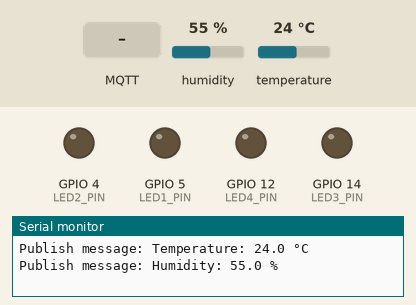
The sketch below on a simulated ESP8266 (NodeMCU). On the bench: output pins drawn as LEDs (lit = HIGH), the last lines printed to the serial monitor. The inputs (shaded band) are chosen by the test bench; at power-on: humidity 55 %, temperature 24 °C. No MQTT or app messages arrive unless stated.

Above: at 2.3 s.
2.4 s: MQTT message "0" arrives on the first subscribed topic
At 3.6 s:
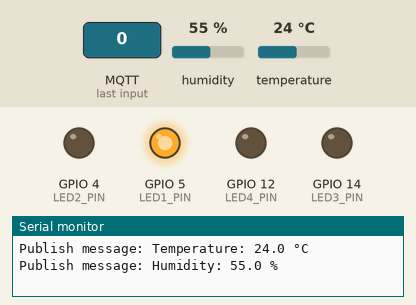
3.9 s: MQTT message "0" arrives on the second subscribed topic
At 5.0 s:
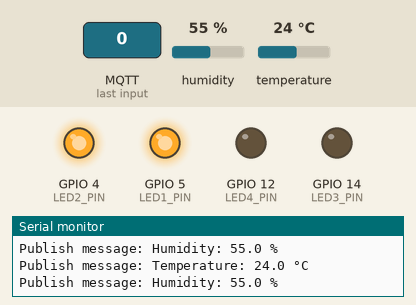
5.4 s: MQTT message "1" arrives on the first subscribed topic
At 6.1 s:
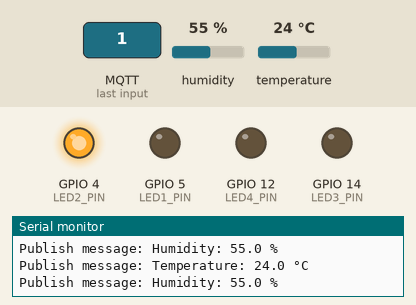
6.9 s: MQTT message "0" arrives on the third subscribed topic
At 7.2 s:
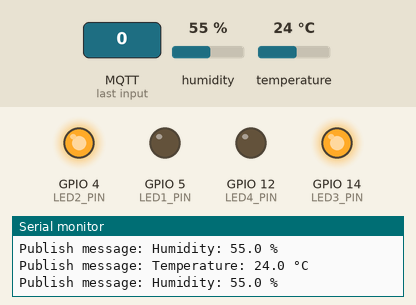
8.4 s: MQTT message "2" arrives on the first subscribed topic
At 9.6 s:
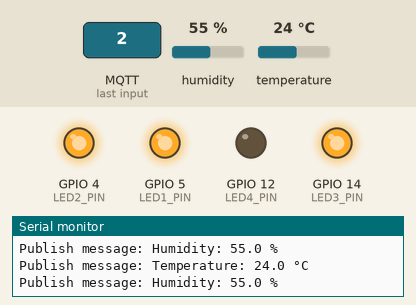
9.9 s: MQTT message "1" arrives on the second subscribed topic
At 10.7 s:
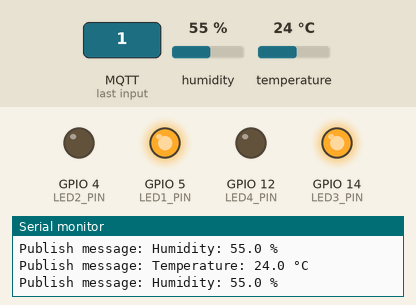
Timing chart, 0 to 12.4 s (numbered marks = the images above; inputs shaded):
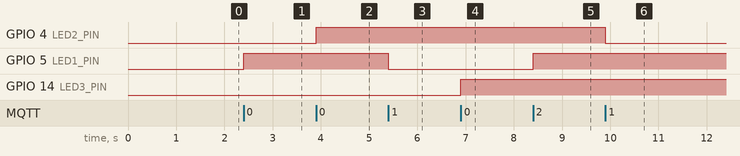

The sketch:

esp32_esp8266_mqtt.ino
```cpp
#include <DHT.h>
#include "EspMQTTClient.h"

// #include <ESP32HTTPUpdateServer.h>
// #include <EspMQTTClient.h>

#define DHTPIN 2      // DHT11 sensor pin
#define DHTTYPE DHT11 // DHT 11

#define LED1_PIN 5    // GPIO 5 (D1)
#define LED2_PIN 4    // GPIO 4 (D2)
#define LED3_PIN 14   // GPIO 14 (D5)
#define LED4_PIN 12   // GPIO 12 (D6)

DHT dht(DHTPIN, DHTTYPE);

EspMQTTClient client(
  "TFKioT",           // Wifi SSID
  "00000000",         // Wifi Password
  "test.mosquitto.org",     // MQTT Broker server IP
  "",                 // MQTT Username (can be omitted if not needed)
  "",                 // MQTT Password (can be omitted if not needed)
  "TestClient",       // Client name that uniquely identifies your device
  1883                // The MQTT port (default is 1883)
);

void setup()
{
  Serial.begin(115200);
  dht.begin();

  pinMode(LED1_PIN, OUTPUT);
  pinMode(LED2_PIN, OUTPUT);
  pinMode(LED3_PIN, OUTPUT);
  pinMode(LED4_PIN, OUTPUT);

  digitalWrite(LED1_PIN, LOW);
  digitalWrite(LED2_PIN, LOW);
  digitalWrite(LED3_PIN, LOW);
  digitalWrite(LED4_PIN, LOW);

  client.enableDebuggingMessages(); // Enable debugging messages sent to serial output
  client.enableHTTPWebUpdater();    // Enable the web updater
  client.enableOTA();               // Enable OTA (Over The Air) updates
  client.enableLastWillMessage("TestClient/lastwill", "I am going offline");  // Set last will message
}

void onConnectionEstablished()
{
  // Subscribe to LED topics
  client.subscribe("myTopic/led1", [](const String & payload) {
    digitalWrite(LED1_PIN, payload == "1" ? LOW : HIGH);
  });

  client.subscribe("myTopic/led2", [](const String & payload) {
    digitalWrite(LED2_PIN, payload == "1" ? LOW : HIGH);
  });

  client.subscribe("myTopic/led3", [](const String & payload) {
    digitalWrite(LED3_PIN, payload == "1" ? LOW : HIGH);
  });

  client.subscribe("myTopic/led4", [](const String & payload) {
    digitalWrite(LED4_PIN, payload == "1" ? LOW : HIGH);
  });

  // Publish a message to confirm connection
 // client.publish("myTopic/status", "connected");
}

void loop()
{
  client.loop();

  static unsigned long lastMsg = 0;
  unsigned long now = millis();

  if (now - lastMsg > 2000) {
    lastMsg = now;

    float h = dht.readHumidity();
    float t = dht.readTemperature();

    if (isnan(h) || isnan(t)) {
      Serial.println("Failed to read from DHT sensor!");
      return;
    }

    String tempMsg = "Temperature: " + String(t, 1) + " °C";
    String humidityMsg = "Humidity: " + String(h, 1) + " %";

    Serial.println("Publish message: " + tempMsg);
    client.publish("myTopic/temp", tempMsg);

    Serial.println("Publish message: " + humidityMsg);
    client.publish("myTopic/humidity", humidityMsg);
  }
}
```

Measured:
- after the input at 2.4 s, GPIO 5 (LED1_PIN): LOW → HIGH at once
- after the input at 3.9 s, GPIO 4 (LED2_PIN): LOW → HIGH at once
- after the input at 5.4 s, GPIO 5 (LED1_PIN): HIGH → LOW at once
- after the input at 6.9 s, GPIO 14 (LED3_PIN): LOW → HIGH at once
- after the input at 8.4 s, GPIO 5 (LED1_PIN): LOW → HIGH at once
- after the input at 9.9 s, GPIO 4 (LED2_PIN): HIGH → LOW at once
